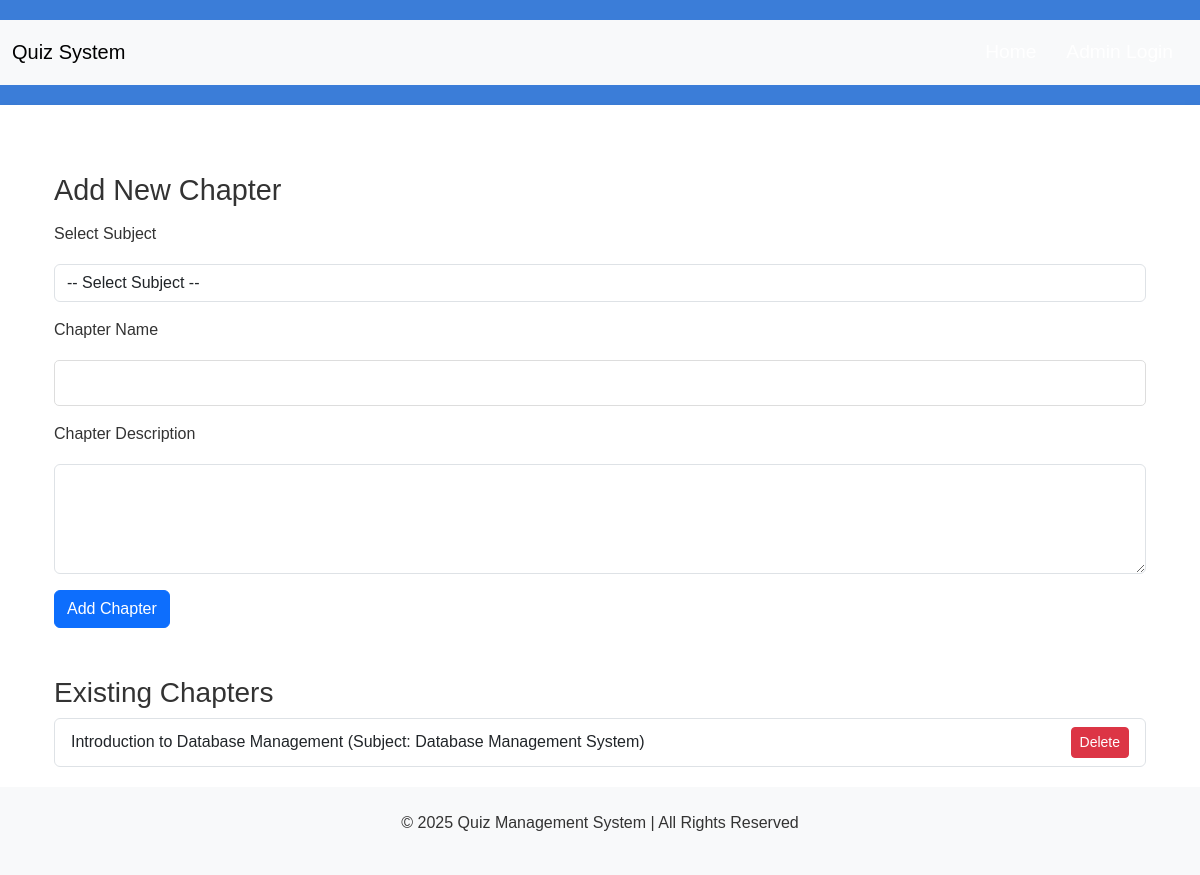
The app's page /admin/chapters (signed in), older data.
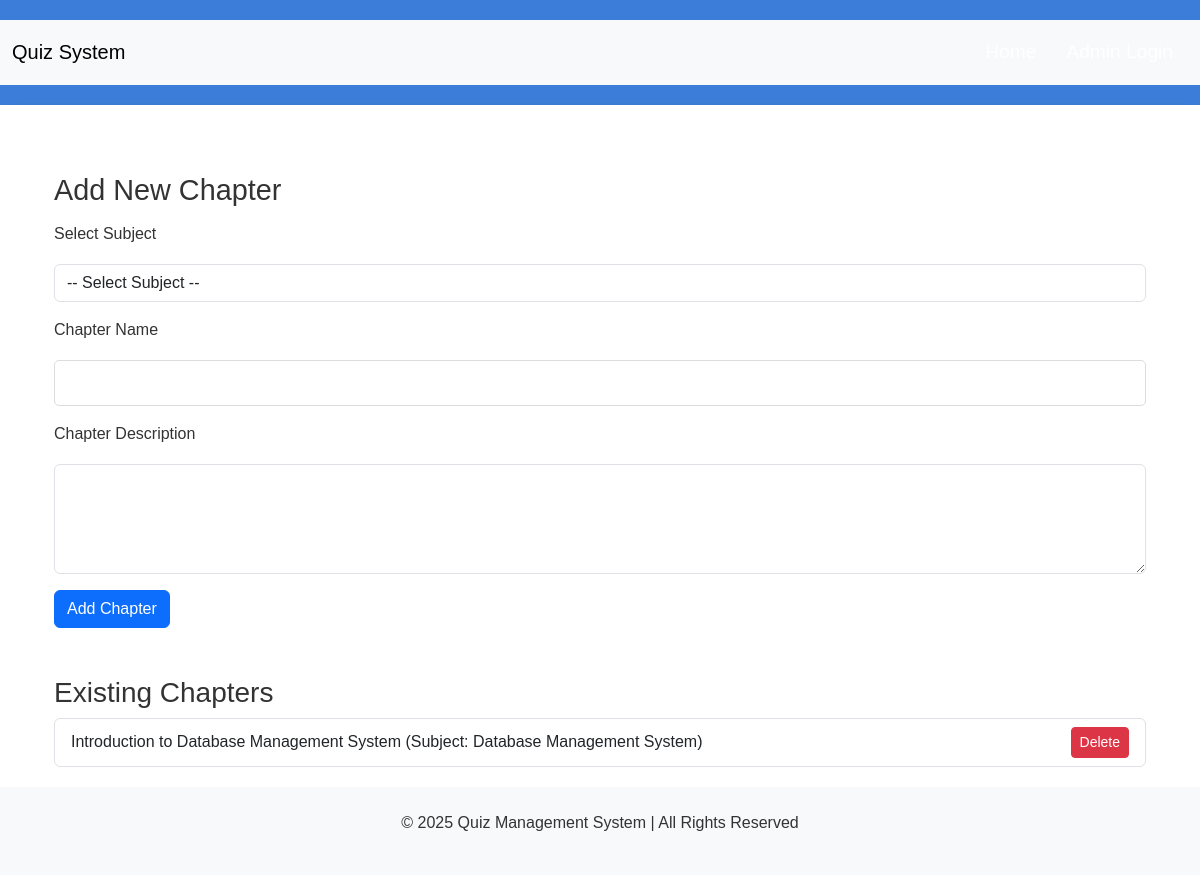
The same page, newer data.
### app.py (models this page shows)
class Chapter(db.Model):
    id = db.Column(db.Integer, primary_key=True)
    name = db.Column(db.String(100), nullable=False)
    description = db.Column(db.Text)
    subject_id = db.Column(db.Integer, db.ForeignKey('subject.id'), nullable=False)
    quizzes = db.relationship('Quiz', backref='chapter', lazy=True)

class Subject(db.Model):
    id = db.Column(db.Integer, primary_key=True)
    name = db.Column(db.String(100), nullable=False)
    description = db.Column(db.Text)
    chapters = db.relationship('Chapter', backref='subject', lazy=True)

### app.py (the view, shortened to what this page needs)
@app.route('/admin/chapters', methods=['GET', 'POST'])
@login_required
def manage_chapters():
    chapters = Chapter.query.all()
    subjects = Subject.query.all()
    return render_template('admin/add-chapter.html', chapters=chapters, subjects=subjects)

### app.py (called while the page is built)
@login_manager.user_loader
def load_user(user_id):
    return User.query.get(int(user_id))

### templates/admin/add-chapter.html (shortened to what this page needs)
{% extends 'base.html' %}
{% block content %}
<div class="container mt-5">
    <h2>Add New Chapter</h2>
    <form action="{{ url_for('manage_chapters') }}" method="POST">
        <div class="mb-3">
            <label for="subject_id" class="form-label">Select Subject</label>
            <select class="form-control" id="subject_id" name="subject_id" required>
                <option value="">-- Select Subject --</option>
            </select>
        </div>
        <div class="mb-3">
            <label for="name" class="form-label">Chapter Name</label>
            <input type="text" class="form-control" id="name" name="name" required>
        </div>
        <div class="mb-3">
            <label for="description" class="form-label">Chapter Description</label>
            <textarea class="form-control" id="description" name="description" rows="4" required></textarea>
        </div>
        <button type="submit" class="btn btn-primary">Add Chapter</button>
    </form>
    <h3 class="mt-5">Existing Chapters</h3>
    <ul class="list-group">
        {% for chapter in chapters %}
        <li class="list-group-item d-flex justify-content-between align-items-center">
            {{ chapter.name }} (Subject: {{ chapter.subject.name }})
            <a href="{{ url_for('delete_chapter', chapter_id=chapter.id) }}" class="btn btn-danger btn-sm">Delete</a>
        </li>
        {% endfor %}
    </ul>
</div>
{% endblock %}

Row changes from the older to the newer data that the page shows:
changed Chapter "Database Management System": name "Introduction to Database Management" → "Introduction to Database Management System"
